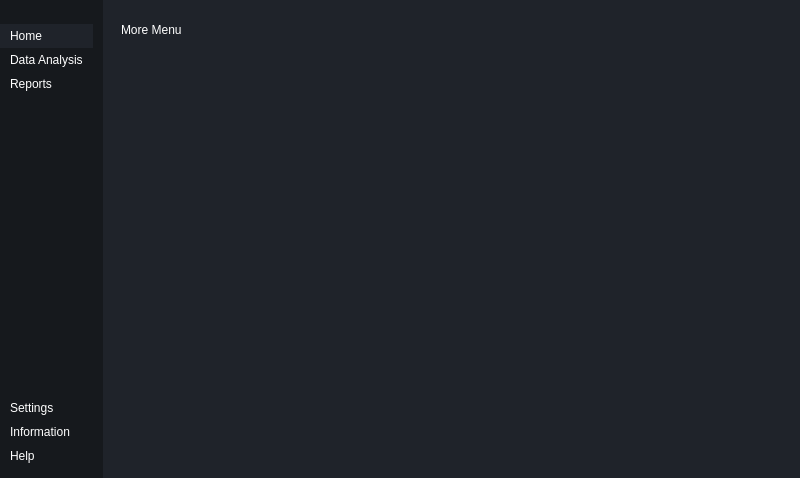
<?xml version="1.0" encoding="UTF-8"?>
<ui version="4.0">
 <class>MainWindow</class>
 <widget class="QMainWindow" name="MainWindow">
  <property name="geometry">
   <rect>
    <x>0</x>
    <y>0</y>
    <width>800</width>
    <height>478</height>
   </rect>
  </property>
  <property name="windowTitle">
   <string>MainWindow</string>
  </property>
  <property name="styleSheet">
   <string notr="true">*{
	border: none;
	background-color:transparent;
	background: none;
	padding: 0;
	margin: 0;
	color: #fff;
}
#centralwidget{
	background-color:#1f232a;
}
#leftMenuSubContainer{
	background-color:#16191d;
}
QPushButton{
	text-align: left;
	padding: 5px 10px;
}</string>
  </property>
  <widget class="QWidget" name="centralwidget">
   <layout class="QHBoxLayout" name="horizontalLayout">
    <property name="spacing">
     <number>0</number>
    </property>
    <property name="leftMargin">
     <number>0</number>
    </property>
    <property name="topMargin">
     <number>0</number>
    </property>
    <property name="rightMargin">
     <number>0</number>
    </property>
    <property name="bottomMargin">
     <number>0</number>
    </property>
    <item alignment="Qt::AlignLeft">
     <widget class="QWidget" name="leftMenuContainer" native="true">
      <layout class="QVBoxLayout" name="verticalLayout">
       <property name="spacing">
        <number>100</number>
       </property>
       <property name="leftMargin">
        <number>0</number>
       </property>
       <property name="topMargin">
        <number>0</number>
       </property>
       <property name="rightMargin">
        <number>0</number>
       </property>
       <property name="bottomMargin">
        <number>0</number>
       </property>
       <item>
        <widget class="QWidget" name="leftMenuSubContainer" native="true">
         <layout class="QVBoxLayout" name="verticalLayout_2">
          <property name="spacing">
           <number>0</number>
          </property>
          <property name="leftMargin">
           <number>0</number>
          </property>
          <property name="topMargin">
           <number>0</number>
          </property>
          <property name="rightMargin">
           <number>0</number>
          </property>
          <property name="bottomMargin">
           <number>0</number>
          </property>
          <item alignment="Qt::AlignTop">
           <widget class="QFrame" name="frame">
            <property name="frameShape">
             <enum>QFrame::StyledPanel</enum>
            </property>
            <property name="frameShadow">
             <enum>QFrame::Raised</enum>
            </property>
            <layout class="QHBoxLayout" name="horizontalLayout_2">
             <property name="spacing">
              <number>0</number>
             </property>
             <property name="leftMargin">
              <number>0</number>
             </property>
             <property name="topMargin">
              <number>0</number>
             </property>
             <property name="rightMargin">
              <number>0</number>
             </property>
             <property name="bottomMargin">
              <number>0</number>
             </property>
             <item>
              <widget class="QPushButton" name="menuBtn">
               <property name="toolTip">
                <string>Home</string>
               </property>
               <property name="text">
                <string/>
               </property>
               <property name="icon">
                <iconset resource="resources.qrc">
                 <normaloff>:/icons/align-justify.svg</normaloff>:/icons/align-justify.svg</iconset>
               </property>
               <property name="iconSize">
                <size>
                 <width>24</width>
                 <height>24</height>
                </size>
               </property>
               <property name="shortcut">
                <string/>
               </property>
               <property name="autoRepeat">
                <bool>false</bool>
               </property>
               <property name="autoExclusive">
                <bool>false</bool>
               </property>
               <property name="autoDefault">
                <bool>false</bool>
               </property>
              </widget>
             </item>
            </layout>
           </widget>
          </item>
          <item alignment="Qt::AlignTop">
           <widget class="QFrame" name="frame_2">
            <property name="sizePolicy">
             <sizepolicy hsizetype="Preferred" vsizetype="Preferred">
              <horstretch>0</horstretch>
              <verstretch>0</verstretch>
             </sizepolicy>
            </property>
            <property name="frameShape">
             <enum>QFrame::StyledPanel</enum>
            </property>
            <property name="frameShadow">
             <enum>QFrame::Raised</enum>
            </property>
            <layout class="QVBoxLayout" name="verticalLayout_3">
             <property name="spacing">
              <number>0</number>
             </property>
             <property name="leftMargin">
              <number>0</number>
             </property>
             <property name="topMargin">
              <number>0</number>
             </property>
             <property name="rightMargin">
              <number>10</number>
             </property>
             <property name="bottomMargin">
              <number>0</number>
             </property>
             <item>
              <widget class="QPushButton" name="homeBtn">
               <property name="styleSheet">
                <string notr="true">background-color:#1f232a;</string>
               </property>
               <property name="text">
                <string>Home</string>
               </property>
               <property name="icon">
                <iconset resource="resources.qrc">
                 <normaloff>:/icons/home.svg</normaloff>:/icons/home.svg</iconset>
               </property>
               <property name="iconSize">
                <size>
                 <width>24</width>
                 <height>24</height>
                </size>
               </property>
              </widget>
             </item>
             <item>
              <widget class="QPushButton" name="dataBtn">
               <property name="toolTip">
                <string>Data Analysis</string>
               </property>
               <property name="text">
                <string>Data Analysis</string>
               </property>
               <property name="icon">
                <iconset resource="resources.qrc">
                 <normaloff>:/icons/list.svg</normaloff>:/icons/list.svg</iconset>
               </property>
               <property name="iconSize">
                <size>
                 <width>24</width>
                 <height>24</height>
                </size>
               </property>
              </widget>
             </item>
             <item>
              <widget class="QPushButton" name="reportBtn">
               <property name="toolTip">
                <string>Reports</string>
               </property>
               <property name="text">
                <string>Reports</string>
               </property>
               <property name="icon">
                <iconset resource="resources.qrc">
                 <normaloff>:/icons/printer.svg</normaloff>:/icons/printer.svg</iconset>
               </property>
               <property name="iconSize">
                <size>
                 <width>24</width>
                 <height>24</height>
                </size>
               </property>
              </widget>
             </item>
            </layout>
           </widget>
          </item>
          <item>
           <spacer name="verticalSpacer">
            <property name="orientation">
             <enum>Qt::Vertical</enum>
            </property>
            <property name="sizeHint" stdset="0">
             <size>
              <width>20</width>
              <height>40</height>
             </size>
            </property>
           </spacer>
          </item>
          <item alignment="Qt::AlignBottom">
           <widget class="QFrame" name="frame_3">
            <property name="frameShape">
             <enum>QFrame::StyledPanel</enum>
            </property>
            <property name="frameShadow">
             <enum>QFrame::Raised</enum>
            </property>
            <layout class="QVBoxLayout" name="verticalLayout_4">
             <property name="spacing">
              <number>0</number>
             </property>
             <property name="leftMargin">
              <number>0</number>
             </property>
             <property name="topMargin">
              <number>10</number>
             </property>
             <property name="rightMargin">
              <number>10</number>
             </property>
             <property name="bottomMargin">
              <number>10</number>
             </property>
             <item>
              <widget class="QPushButton" name="pushButton_5">
               <property name="toolTip">
                <string>Go to Settings</string>
               </property>
               <property name="text">
                <string>Settings</string>
               </property>
               <property name="icon">
                <iconset resource="resources.qrc">
                 <normaloff>:/icons/settings.svg</normaloff>:/icons/settings.svg</iconset>
               </property>
               <property name="iconSize">
                <size>
                 <width>24</width>
                 <height>24</height>
                </size>
               </property>
              </widget>
             </item>
             <item>
              <widget class="QPushButton" name="pushButton_6">
               <property name="toolTip">
                <string>Information about the app</string>
               </property>
               <property name="text">
                <string>Information</string>
               </property>
               <property name="icon">
                <iconset resource="resources.qrc">
                 <normaloff>:/icons/info.svg</normaloff>:/icons/info.svg</iconset>
               </property>
               <property name="iconSize">
                <size>
                 <width>24</width>
                 <height>24</height>
                </size>
               </property>
              </widget>
             </item>
             <item>
              <widget class="QPushButton" name="pushButton_7">
               <property name="toolTip">
                <string>Get more help</string>
               </property>
               <property name="text">
                <string>Help</string>
               </property>
               <property name="icon">
                <iconset resource="resources.qrc">
                 <normaloff>:/icons/help-circle.svg</normaloff>:/icons/help-circle.svg</iconset>
               </property>
               <property name="iconSize">
                <size>
                 <width>24</width>
                 <height>24</height>
                </size>
               </property>
              </widget>
             </item>
            </layout>
           </widget>
          </item>
         </layout>
        </widget>
       </item>
      </layout>
     </widget>
    </item>
    <item>
     <widget class="QWidget" name="centerMenuContainer" native="true">
      <layout class="QVBoxLayout" name="verticalLayout_5">
       <property name="spacing">
        <number>0</number>
       </property>
       <property name="leftMargin">
        <number>0</number>
       </property>
       <property name="topMargin">
        <number>0</number>
       </property>
       <property name="rightMargin">
        <number>0</number>
       </property>
       <property name="bottomMargin">
        <number>0</number>
       </property>
       <item>
        <widget class="QWidget" name="centerMenuSubContainer" native="true">
         <layout class="QVBoxLayout" name="verticalLayout_6">
          <item alignment="Qt::AlignTop">
           <widget class="QFrame" name="frame_4">
            <property name="frameShape">
             <enum>QFrame::StyledPanel</enum>
            </property>
            <property name="frameShadow">
             <enum>QFrame::Raised</enum>
            </property>
            <layout class="QHBoxLayout" name="horizontalLayout_3">
             <property name="spacing">
              <number>0</number>
             </property>
             <item>
              <widget class="QLabel" name="label">
               <property name="text">
                <string>More Menu</string>
               </property>
              </widget>
             </item>
             <item>
              <widget class="QPushButton" name="pushButton">
               <property name="text">
                <string/>
               </property>
               <property name="icon">
                <iconset resource="resources.qrc">
                 <normaloff>:/icons/x-circle.svg</normaloff>:/icons/x-circle.svg</iconset>
               </property>
               <property name="iconSize">
                <size>
                 <width>24</width>
                 <height>24</height>
                </size>
               </property>
              </widget>
             </item>
            </layout>
           </widget>
          </item>
          <item>
           <widget class="QStackedWidget" name="stackedWidget">
            <property name="currentIndex">
             <number>1</number>
            </property>
            <widget class="QWidget" name="page">
             <layout class="QVBoxLayout" name="verticalLayout_7">
              <item>
               <widget class="QLabel" name="label_2">
                <property name="styleSheet">
                 <string notr="true">
color: rgb(143, 240, 164);</string>
                </property>
                <property name="text">
                 <string>Settings</string>
                </property>
                <property name="alignment">
                 <set>Qt::AlignCenter</set>
                </property>
               </widget>
              </item>
             </layout>
            </widget>
            <widget class="QWidget" name="page_3"/>
            <widget class="QWidget" name="page_2">
             <layout class="QVBoxLayout" name="verticalLayout_8">
              <item>
               <widget class="QLabel" name="label_3">
                <property name="styleSheet">
                 <string notr="true">color: rgb(246, 97, 81);</string>
                </property>
                <property name="text">
                 <string>Informations</string>
                </property>
                <property name="alignment">
                 <set>Qt::AlignCenter</set>
                </property>
               </widget>
              </item>
             </layout>
            </widget>
           </widget>
          </item>
         </layout>
        </widget>
       </item>
      </layout>
     </widget>
    </item>
    <item>
     <widget class="QWidget" name="mainBodyContainer" native="true">
      <property name="styleSheet">
       <string notr="true">
background-color: rgb(249, 240, 107);</string>
      </property>
     </widget>
    </item>
   </layout>
  </widget>
 </widget>
 <resources>
  <include location="resources.qrc"/>
 </resources>
 <connections/>
</ui>
